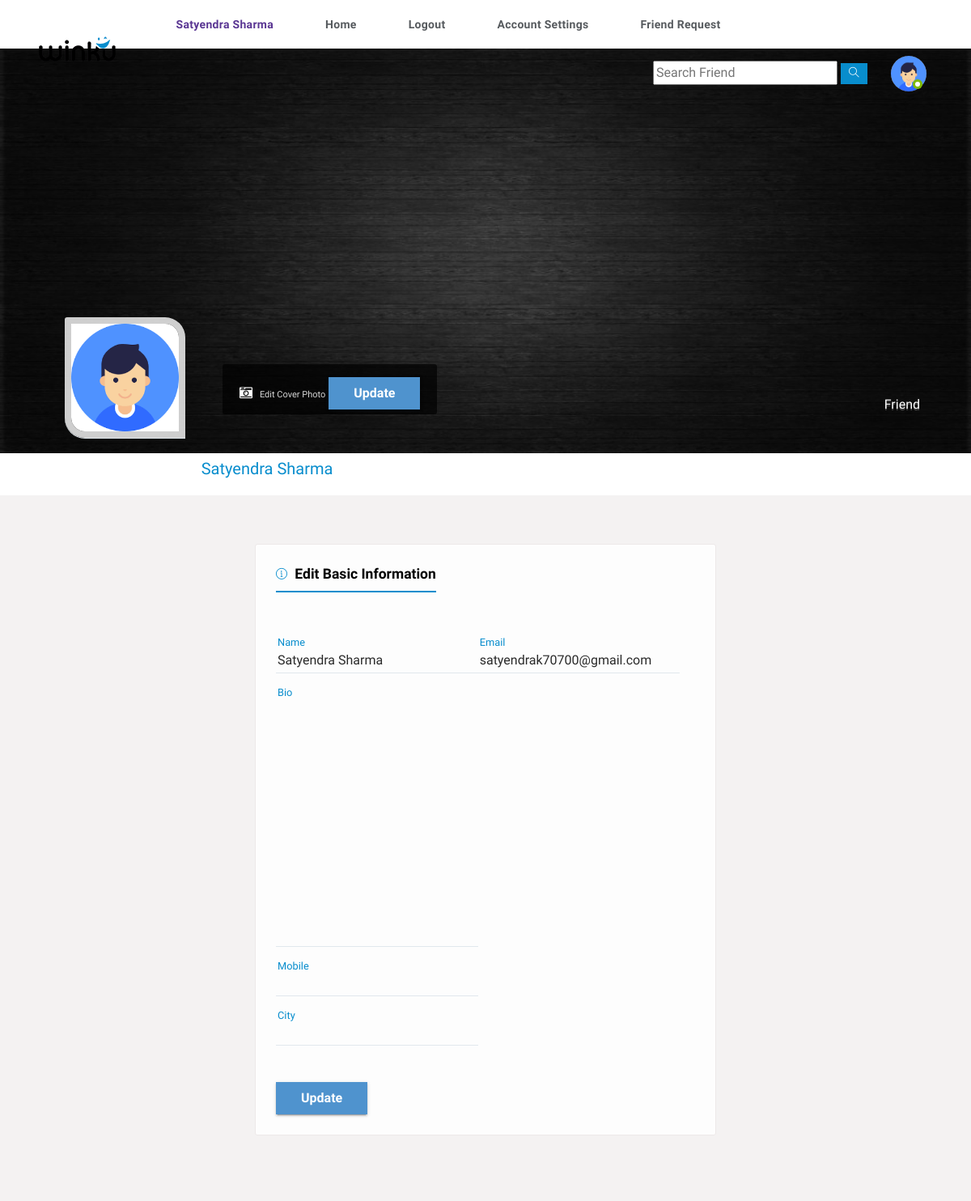
Screenshot of /edit_profile (signed in) with the database file from the repository.
### users/models.py (models this page shows, shortened)
class Profile(models.Model):
    user = models.OneToOneField(User,on_delete=models.CASCADE)
    id = models.UUIDField(primary_key=True,default=uuid.uuid4,editable=False)
    friends =models.ManyToManyField(User,blank=True,null=True,related_name='friends')
    friend_request = models.ManyToManyField(User,blank=True,null=True,related_name='friend_request')
    email = models.CharField(blank=True,null=True,max_length=200)
    name = models.CharField(blank=True,null=True,max_length=200)
    bio = models.TextField(blank=True,null=True)
    mobile = models.CharField(blank=True,null=True,max_length=100)
    thumbimg = models.ImageField(upload_to='thumbnail',default='thumbnail/thumb.jpg')
    profilepic = models.ImageField(upload_to='profile_pic',default='profile_pic/user.png')
    city = models.CharField(blank=True,null=True,max_length=40)

### users/views.py (the view)
# urls.py: path('edit_profile',views.edit_profile,name='edit_profile'),
def edit_profile(request):
    user_info = Profile.objects.get(user=request.user)
    form = ProfileForm(instance=user_info)
    if request.method == 'POST':
        form = ProfileForm(request.POST,request.FILES,instance=user_info)
        if form.is_valid():
            form.save()
            return redirect('edit_profile')
    context = {
        'user_info':user_info,
        'form':form
    }
    return render(request,'edit_profile.html',context)

### users/form.py
class ProfileForm(ModelForm):
    class Meta:
        model = Profile
        fields = ['name','email','bio','mobile','city']

### users/templates/edit_profile.html (shortened to what this page needs)
{% include 'header.html'  %}
{% load static %}
	<section>
		<div class="feature-photo">
			<figure><img src="{{user_info.thumbimg.url}}" alt="" style="height: 500px;"></figure>
			<div class="add-btn">
				<span>{{user_profile.friends.all.count}} Friend</span>
			</div>
			<form class="edit-phto" method="POST" enctype="multipart/form-data" action="edit_profile_thumb">
                <i class="fa fa-camera-retro"></i>
				<label class="fileContainer" >
					Edit Cover Photo
				</label>
                <button type="submit" class="mtr-btn"><span>Update</span></button>
			</form>
			<div class="container-fluid">
				<div class="row merged">
					<div class="col-lg-2 col-sm-3">
						<div class="user-avatar">
							<figure>
								<img src="{{user_info.profilepic.url}}" alt="">
							</figure>
						</div>
					</div>
					<div class="col-lg-10 col-sm-9">
						<div class="timeline-info">
							<ul>
								<li class="admin-name">
								  <h5>{{user_info.name}}</h5>
								</li>
							</ul>
						</div>
					</div>
				</div>
			</div>
		</div>
	</section>
	<section>
		<div class="gap gray-bg">
			<div class="container-fluid">
				<div class="row">
					<div class="col-lg-12">
						<div class="row" id="page-contents">
							<div class="col-lg-3">
							</div>
							<div class="col-lg-6">
								<div class="central-meta">
									<div class="editing-info">
										<h5 class="f-title"><i class="ti-info-alt"></i> Edit Basic Information</h5>
                                        <form action="" method="POST" enctype="multipart/form-data">
                                            {% for field in form %}
                                            <div class="form-group half">
                                                {{field}}
                                                <label class="control-label" for="textarea">{{field.label}}</label><i class="mtrl-select"></i>
                                              </div>
                                            {% endfor %}
                                            <div class="submit-btns">
												<button type="submit" class="mtr-btn"><span>Update</span></button>
											</div>
                                        </form>
									</div>
								</div>
							<div class="col-lg-3">
							</div>
						</div>
					</div>
				</div>
			</div>
		</div>
	</section>

### users/templates/header.html (shortened to what this page needs)
<!DOCTYPE html>
{% load static %}
<html lang="en">
<head>
    <link rel="stylesheet" href="{% static 'css/main.min.css' %}">
    <link rel="stylesheet" href="{% static 'css/style.css' %}">
    <link rel="stylesheet" href="{% static 'css/color.css' %}">
    <link rel="stylesheet" href="{% static 'css/responsive.css' %}">
</head>
<body>
    {% if user.is_authenticated %}
    <div class="theme-layout">
        <div class="topbar stick">
            <div class="logo">
                <a title="" href=""><img src="images/logo.png" alt=""></a>
            </div>
            <div class="top-area">
                <ul class="main-menu">
                    <li >
                        <a href="{% url 'profile' user.profile.id %}" title="" style="color: #5a3693; font-weight: bold;">{{user.profile.name}}</a>
                    </li>
                    <li>
                        <a href="{% url 'home' %}" title="">Home</a>
                    </li>
                    <li>
                        <a href="{% url 'logout' %}" title="">Logout</a>
                    </li>
                    <li>
                        <a href="{% url 'edit_profile' %}" title="">account settings</a>
                    </li>
                    <li>
                        <a href="{% url 'request_list' %}" title="">Friend Request </a>
                    </li>
                </ul>
                <ul class="setting-area">
                    <li>
                        <div class="searched">
                            <form method="post" class="search">
                                <input type="text" placeholder="Search Friend">
                                <button type="button" data-ripple><i class="ti-search"></i></button>
                            </form>
                        </div>
                    </li>
                </ul>
                <div class="user-img">
                    <a href=""><img src="{{user.profile.profilepic.url}}" style="max-width: 44px; border-radius: 50%;;"  alt=""></a>
                    <span class="status f-online"></span>
                </div>
            </div>
        </div>
        {% endif %}

### static/css/color.css (style rules this page uses)
.product-carousel .owl-nav .owl-prev::before, .product-carousel .owl-nav .owl-next::before, .product-caro .owl-prev:hover:before, .product-caro .owl-next:hover:before, .log-reg-area form .forgot-pwd, .log-reg-area form .already-have, .log-reg-area > p a, .top-area > ul > li > a > span, .timeline-info > ul li a.active, .timeline-info > ul li a:hover, .dropdowns > a.more-mesg, .activity-meta > h6 a, .activity-meta > span a:hover, .friend-name > ins, .description > p a, .we-reply, .sidebar .widget li:hover > a, .sidebar .widget li:hover > i, .friend-meta > a, .user-setting > a:hover, .we-comet li a.showmore, .twiter-feed > li p a, .tutor-links > li i, .tutor-links > li:hover, .pepl-info > span, .page-meta > a, .frnds .nav-tabs .nav-item a.active, .f-title i, #work > div a, .basics > li i, .education > li i, .groups > span i, a.forgot-pwd, .friend-meta > h4 a:hover, .x_title > h2, .post-meta .detail > span, .add-btn > a:hover, .top-area > ul.main-menu > li > ul li a:hover, .dropdowns.active > a i, .user-setting > a i, .form-group input.form-file ~ .control-label, .form-group input.has-value ~ .control-label, .form-group input:focus ~ .control-label, .form-group input:valid ~ .control-label, .form-group select ~ .control-label, .form-group textarea.form-file ~ .control-label, .form-group textarea.has-value ~ .control-label, .form-group textarea:focus ~ .control-label, .form-group textarea:valid ~ .control-label, .flaged > h3, .invition .friend-meta a.invite:hover, .more-optns > ul li:hover, .post-title > h4 a:hover, .post-title .p-date a:hover, .l-post .l-post-meta > h4 a:hover, .read:hover, blockquote, .tags > a:hover, .comment-titles > span, .help-list > ul li a:hover i, .carrer-title > h2 > span, .carrer-title > span a, .open-position > h4 a:hover, .option-set.icon-style > li > a.selected, .category-box > i, .getquot-baner > a, .branches-box > ul li i, .help-topic-result > h2 a:hover, .product-name > h5 a:hover, .full-postmeta .shopnow, .prices.style2 ins span, .single-btn > li > a.active, .total-box > ul > li.final-total, .logout-meta > p a, .forum-list table tbody tr td i, .forum-list table tbody tr td a, .widget ul.recent-topics > li > i, .date-n-reply > a, .topic-data > span, .help-list > ul li a:hover, .employer-info h2, .job-detail > ul li i, .company-intro > a { color: #088dcd; }
#nprogress .bar, .timeline-info > ul li a::before, .add-btn > a, .activitiez > li::before, form button, .colla-apps > li a:hover, a.underline:before, .setting-row input:checked + label, .user-avatar:hover .edit-phto, .error-meta > a, .color-bg, .add-butn, .nav.nav-tabs.likes-btn > li a.active, a.dislike-btn, .drop > a:hover, .btn-view.btn-load-more:hover, .accordion .card h5 button[aria-expanded="true"], .chat-head, .f-page > figure em, .inbox-panel-head > ul > li > a, .nav-tabs--left .nav-link.active, .nav-tabs--left .nav-link.active:hover, footer .widget-title h4::before, #topcontrol, .sidebar .widget-title::before, .f-title::before, .g-post-classic > figure > i::after, .purify > a, .help-list > a:hover, .open-position::before, .info > a, .category-box:hover, .category-box.selected, a.main-btn, .section-heading::before, .getquot-baner, .more-branches > h4::before, .is-helpful > a, .cart-optionz > li > a:hover, .paginationz > li a:hover, .paginationz > li a.active, .shopping-cart, a.btn2:hover, .form-submit > input[type="submit"], button.submit-checkout, .delete-cart:hover, .proceed .button, .amount-area .update-cart, a.addnewforum, .apply-bttons > a { background: #088dcd; }

### static/css/responsive.css (style rules this page uses)
@media screen and (max-width: 1281px) and (min-width: 1024px) { .timeline-info { line-height: 51px; } }
@media screen and (max-width: 1281px) and (min-width: 1024px) { .timeline-info .admin-name > h5 { font-size: 20px; } }
@media screen and (max-width: 1281px) and (min-width: 1024px) { .user-avatar { width: 80.2% } }

### rows the page displays
Profile: thumbimg (picture), profilepic (placeholder picture), name "Satyendra Sharma", form "Satyendra Sharma" "satyendrak70700@gmail.com"

### other values shown
{{ user.profile.name }} "Satyendra Sharma"
{{ field.label }} "Name" "Email" "Bio" "Mobile" "City"
